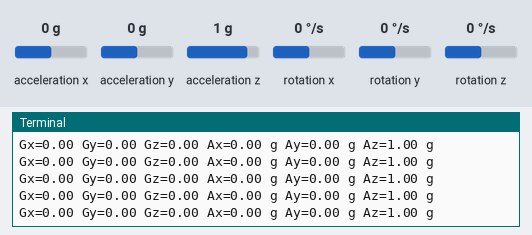
Bench run of a program on a simulated Raspberry Pi (BCM pin numbers). Parts: the last lines printed to the terminal. The test bench sets the inputs (shaded band); at power-on: acceleration x 0 g, acceleration y 0 g, acceleration z 1 g, rotation x 0 °/s, rotation y 0 °/s, rotation z 0 °/s. Files the program writes start out absent.

Above: at 1.2 s.
1.3 s: acceleration x set to -1.4 g
At 2.3 s:
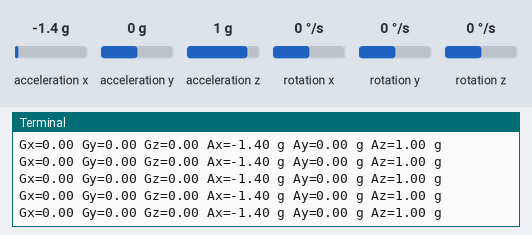
2.8 s: acceleration y set to -1.4 g
At 3.7 s:
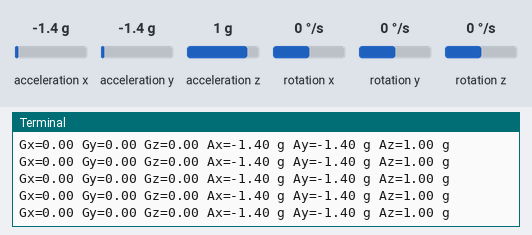
4.3 s: acceleration z set to -1.4 g
At 5.4 s:
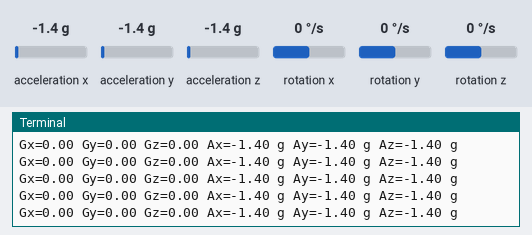
5.8 s: rotation x set to -192 °/s
At 6.5 s:
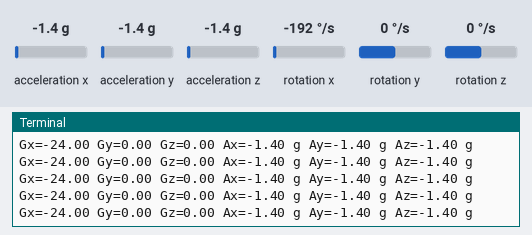
7.3 s: rotation y set to -192 °/s
At 7.9 s:
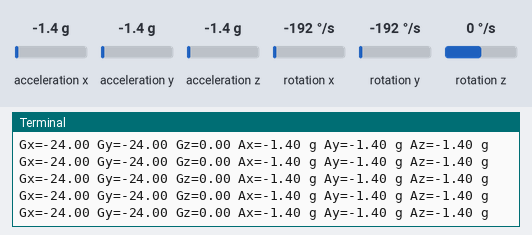

Measured:
- after the input at 1.3 s, the terminal: prints a new line at once (image 1)
- after the input at 2.8 s, the terminal: prints a new line at once (image 2)
- after the input at 4.3 s, the terminal: prints a new line at once (image 3)
- after the input at 5.8 s, the terminal: prints a new line at once (image 4)
- after the input at 7.3 s, the terminal: prints a new line at once (image 5)

The program:

GyroAccelerometer.py
```python
import smbus			#import SMBus module of I2C
from time import sleep          #import

#some MPU6050 Registers and their Address
PWR_MGMT_1   = 0x6B
SMPLRT_DIV   = 0x19
CONFIG       = 0x1A
GYRO_CONFIG  = 0x1B
INT_ENABLE   = 0x38
ACCEL_XOUT_H = 0x3B
ACCEL_YOUT_H = 0x3D
ACCEL_ZOUT_H = 0x3F
GYRO_XOUT_H  = 0x43
GYRO_YOUT_H  = 0x45
GYRO_ZOUT_H  = 0x47


def MPU_Init():
	#write to sample rate register
	bus.write_byte_data(Device_Address, SMPLRT_DIV, 7)

	#Write to power management register
	bus.write_byte_data(Device_Address, PWR_MGMT_1, 1)

	#Write to Configuration register
	bus.write_byte_data(Device_Address, CONFIG, 0)

	#Write to Gyro configuration register
	bus.write_byte_data(Device_Address, GYRO_CONFIG, 24)

	#Write to interrupt enable register
	bus.write_byte_data(Device_Address, INT_ENABLE, 1)

def read_raw_data(addr):
	#Accelero and Gyro value are 16-bit
        high = bus.read_byte_data(Device_Address, addr)
        low = bus.read_byte_data(Device_Address, addr+1)

        #concatenate higher and lower value
        value = ((high << 8) | low)

        #to get signed value from mpu6050
        if(value > 32768):
                value = value - 65536
        return value


bus = smbus.SMBus(2) 	# or bus = smbus.SMBus(0) for older version boards
Device_Address = 0x68   # MPU6050 device address

MPU_Init()

print (" Reading Data of Gyroscope and Accelerometer")

f = open('Gyro.txt', 'w')
f.close()

while True:

	#Read Accelerometer raw value
	acc_x = read_raw_data(ACCEL_XOUT_H)
	acc_y = read_raw_data(ACCEL_YOUT_H)
	acc_z = read_raw_data(ACCEL_ZOUT_H)

	#Read Gyroscope raw value
	gyro_x = read_raw_data(GYRO_XOUT_H)
	gyro_y = read_raw_data(GYRO_YOUT_H)
	gyro_z = read_raw_data(GYRO_ZOUT_H)

	#Full scale range +/- 250 degree/C as per sensitivity scale factor
	Ax = acc_x/16384.0
	Ay = acc_y/16384.0
	Az = acc_z/16384.0

	Gx = gyro_x/131.0
	Gy = gyro_y/131.0
	Gz = gyro_z/131.0

	print ("Gx=%.2f" %Gx,"Gy=%.2f" %Gy,"Gz=%.2f" %Gz,"Ax=%.2f g" %Ax,"Ay=%.2f g" %Ay,"Az=%.2f g" %Az)
	f = open('Gyro.txt', 'a')
	f.write("Gx=%.2f" %Gx)
	f.write('\n')
	f.write("Gy=%.2f" %Gy)
	f.write('\n')
	f.write("Gz=%.2f" %Gz)
	f.write('\n')
	f.write("Ax=%.2f g" %Ax)
	f.write('\n')
	f.write("Ay=%.2f g" %Ay)
	f.write('\n')
	f.write("Az=%.2f g" %Az)
	f.write('\n')
	f.close()
```
